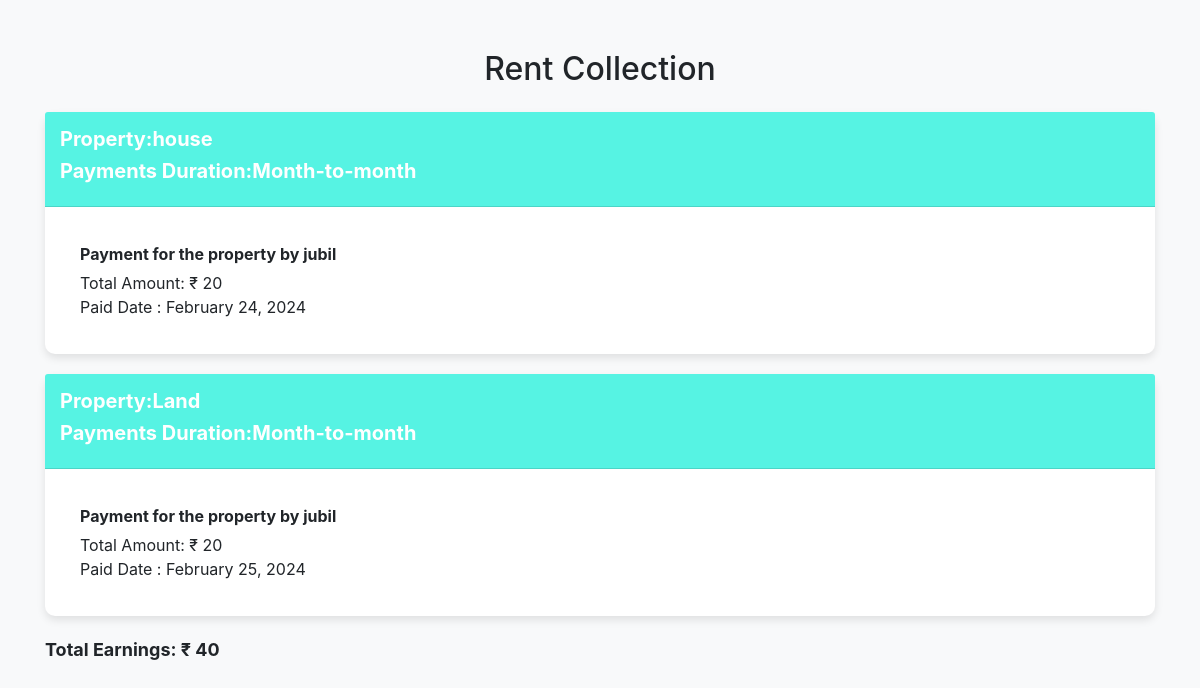
Before: /rentcollect/ (signed in) with the older database file.
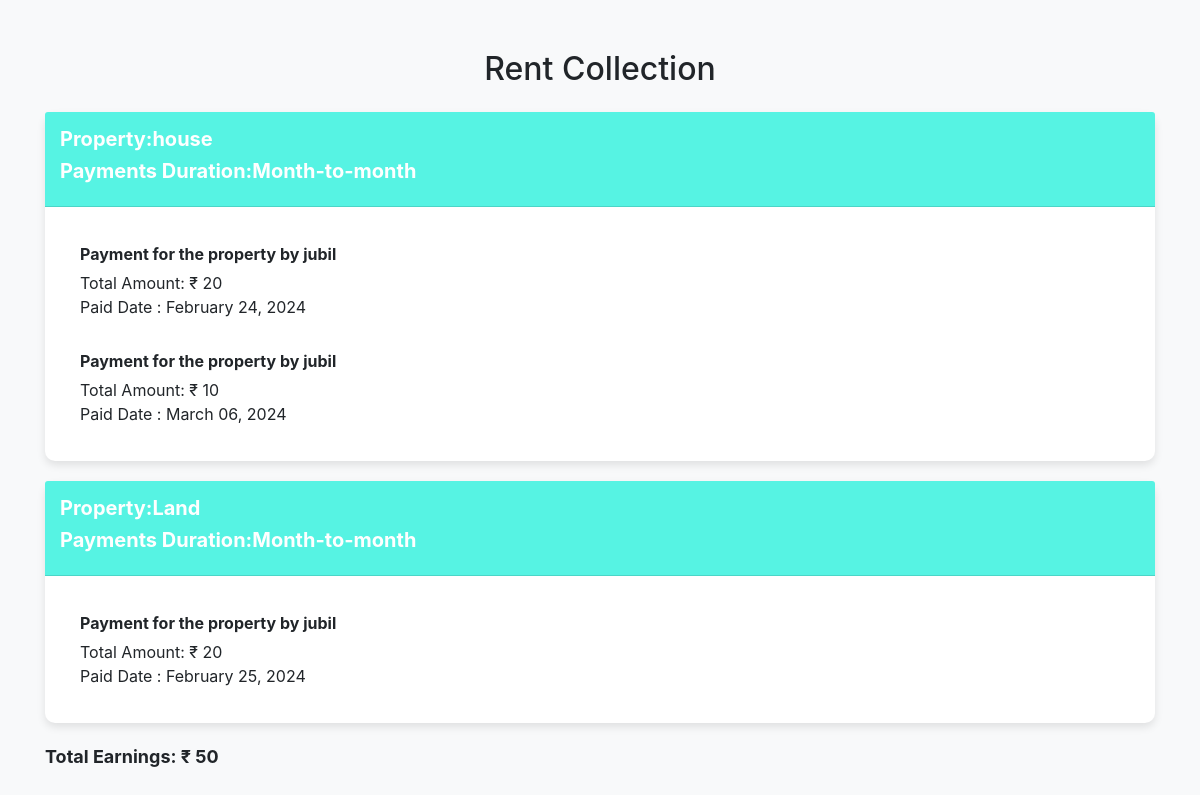
After: the same page with the newer database file.
### rental/models.py (models this page shows, shortened)
class Property(models.Model):
    property_owner = models.ForeignKey(
        get_user_model(),
        on_delete=models.CASCADE
    )
    property_type = models.CharField(max_length=20, choices=[('apartment', 'Apartment'), ('house', 'House'), ('office', 'Office')])
    address = models.CharField(max_length=255)
    monthly_rent = models.DecimalField(max_digits=10, decimal_places=2)
    security_deposit = models.DecimalField(max_digits=10, decimal_places=2)
    lease_duration = models.CharField(max_length=20, choices=[('1 year', '1 Year'), ('month-to-month', 'Month-to-Month')])
    availability_date = models.DateField()
    APPROVAL_CHOICES = [
        ('pending', 'Pending'),
        ('approved', 'Approved'),
        ('rejected', 'Rejected'),
    ]
    approval_status = models.CharField(
        max_length=20,
        choices=APPROVAL_CHOICES,
        default='pending',
    )
    deleted = models.BooleanField(default=False)

class Payment(models.Model):
    razorpay_payment_id = models.CharField(max_length=255)
    razorpay_order_id = models.CharField(max_length=255)
    property = models.ForeignKey(Property, on_delete=models.CASCADE)
    user_profile = models.ForeignKey(Profile, on_delete=models.CASCADE)
    amount = models.IntegerField(null=True)
    timestamp = models.DateTimeField(auto_now_add=True)  # Add this line for the timestamp

class Profile(models.Model):
    user = models.OneToOneField(get_user_model(), on_delete=models.CASCADE)
    full_name = models.CharField(max_length=255, null=True, blank=True)
    date_of_birth = models.DateField(null=True, blank=True)
    gender = models.CharField(max_length=10, null=True, blank=True)
    phone_number = models.CharField(max_length=15, null=True, blank=True)
    current_address = models.CharField(max_length=255, null=True, blank=True)
    photo_id = models.FileField(upload_to='photo_ids/', null=True, blank=True)

class CustomUser(AbstractUser):
    role = models.CharField(max_length=15)  # For custom user roles, if needed
    class Meta:
        verbose_name = 'User'
        verbose_name_plural = 'Users'

### rental/views.py (the view)
# urls.py: path('rentcollect/', views.rent_collection, name='rentcollect'),
@login_required
def rent_collection(request):
    properties = Property.objects.filter(property_owner=request.user)
    rent_data = []
    total_earnings = 0  # Initialize total earnings
    for property in properties:
        tenants_payments = Payment.objects.filter(property=property)
        rent_data.append({'property': property, 'tenants_payments': tenants_payments})
        total_earnings += tenants_payments.aggregate(Sum('amount'))['amount__sum'] or 0  # Sum payments
    context = {'rent_data': rent_data, 'total_earnings': total_earnings}
    return render(request, 'rentcollect.html', context)

### templates/rentcollect.html (shortened to what this page needs)
{% load static %}
<!DOCTYPE html>
<html lang="en">
<head>
    <link rel="stylesheet" href="https://stackpath.bootstrapcdn.com/bootstrap/4.5.2/css/bootstrap.min.css">
</head>
<body>
    <div class="container">
        <h2 class="text-center mb-4">Rent Collection </h2>
        {% for property_data in rent_data %}
            {% if property_data.tenants_payments %}
                <div class="card">
                    <div class="card-header">
                        <h3 class="property-type">Property:{{ property_data.property.property_type }}</h3>
                        <h3 class="property-type">Payments Duration:{{ property_data.property.lease_duration}}</h3>
                    </div>
                    <div class="card-body">
                        <ul class="list-group">
                            {% for payment in property_data.tenants_payments %}
                                <li class="list-group-item">
                                    <div class="tenant-info">  Payment for the property by {{ payment.user_profile.user.username }}</div>
                                    <div> Total Amount: ₹ {{ payment.amount }}</div>
                                    <div>Paid Date : {{ payment.timestamp|date:"F d, Y" }}</div>
                                </li>
                            {% endfor %}
                        </ul>
                    </div>
                </div>
            {% endif %}
        {% endfor %}
        {% if total_earnings %}
        <div class="total-earnings">
            Total Earnings: ₹ {{ total_earnings }}
        </div>
    {% endif %}
    </div>
</body>
</html>

Changed rows visible on the page:
added Payment: user_profile.user.username "jubil", amount "10", timestamp "March 06, 2024", shown under Property "house"
Other visible differences:
{{ total_earnings }}: "40" → "50"
